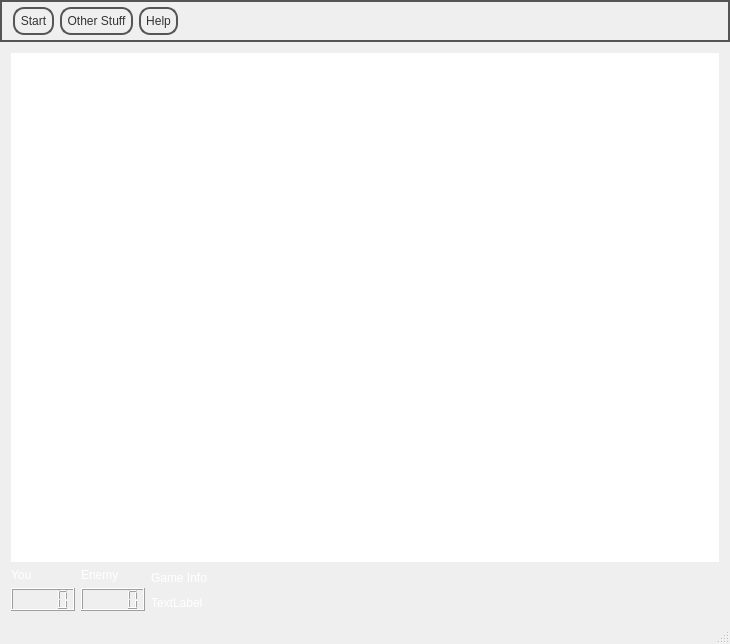
<?xml version="1.0" encoding="UTF-8"?>
<ui version="4.0">
 <class>EpikonMainWindow</class>
 <widget class="QMainWindow" name="EpikonMainWindow">
  <property name="geometry">
   <rect>
    <x>0</x>
    <y>0</y>
    <width>730</width>
    <height>644</height>
   </rect>
  </property>
  <property name="windowTitle">
   <string>EpikonMainWindow</string>
  </property>
  <property name="styleSheet">
   <string notr="true">#EpikonMainWindow { 
border: none;
background: qlineargradient(x1: 0, y1: 0, x2: 0, y2: 1,
stop: 0 #a6a6a6, stop: 0.08 #7f7f7f,
stop: 0.39999 #717171, stop: 0.4 #626262,
stop: 0.9 #4c4c4c, stop: 1 #333333);
}

#EpikonMainWindow QGraphicsView { 
border: none;
}
 
#EpikonMainWindow QLabel {
color:white;
}
#QMessageBox::aboutQt QLabel{
color: black;
}
#EpikonMainWindow QPushButton {
color: #333;
border: 2px solid #555;
border-radius: 11px;
padding: 5px;
background: qradialgradient(cx: 0.3, cy: -0.4,
fx: 0.3, fy: -0.4,
radius: 1.35, stop: 0 #fff, stop: 1 #888);
min-width: 10px;
}
#EpikonMainWindow QPushButton:hover {
background: qradialgradient(cx: 0.3, cy: -0.4,
fx: 0.3, fy: -0.4,
radius: 1.35, stop: 0 #fff, stop: 1 #bbb);
}
#EpikonMainWindow QPushButton:pressed {
background: qradialgradient(cx: 0.4, cy: -0.1,
fx: 0.4, fy: -0.1,
radius: 1.35, stop: 0 #fff, stop: 1 #ddd);
}

#EpikonMainWindow QMenuBar {
color: white;
border: 2px solid #555;
padding: 5px;
background: qlineargradient(x1: 0, y1: 0, x2: 0, y2: 1,
stop: 0 #a6a6a6, stop: 0.08 #7f7f7f,
stop: 0.39999 #717171, stop: 0.4 #626262,
stop: 0.9 #4c4c4c, stop: 1 #333333);
}

#EpikonMainWindow QMenu {
color: white;
border: 2px solid #555;
padding: 5px;
background: qlineargradient(x1: 0, y1: 0, x2: 0, y2: 1,
stop: 0 #a6a6a6, stop: 0.08 #7f7f7f,
stop: 0.39999 #717171, stop: 0.4 #626262,
stop: 0.9 #4c4c4c, stop: 1 #333333);
}

#EpikonMainWindow QMenuBar::item {
color: #333;
border: 2px solid #555;
border-radius: 11px;
padding: 5px;
background: qradialgradient(cx: 0.3, cy: -0.4,
fx: 0.3, fy: -0.4,
radius: 1.35, stop: 0 #fff, stop: 1 #888);
min-width: 10px;
}
</string>
  </property>
  <widget class="QWidget" name="centralWidget">
   <layout class="QVBoxLayout" name="verticalLayout">
    <item>
     <widget class="QGraphicsView" name="gameView">
      <property name="dragMode">
       <enum>QGraphicsView::RubberBandDrag</enum>
      </property>
     </widget>
    </item>
    <item>
     <layout class="QHBoxLayout" name="horizontalLayout">
      <item>
       <layout class="QGridLayout" name="gridLayout">
        <item row="0" column="0">
         <widget class="QLabel" name="l_you">
          <property name="text">
           <string>You</string>
          </property>
         </widget>
        </item>
        <item row="0" column="1">
         <widget class="QLabel" name="l_enemy">
          <property name="text">
           <string>Enemy</string>
          </property>
         </widget>
        </item>
        <item row="1" column="0">
         <widget class="QLCDNumber" name="lcd_you"/>
        </item>
        <item row="1" column="1">
         <widget class="QLCDNumber" name="lcd_enemy"/>
        </item>
       </layout>
      </item>
      <item>
       <layout class="QGridLayout" name="gridLayout_2">
        <item row="0" column="0">
         <widget class="QLabel" name="l_gameinfo">
          <property name="text">
           <string>Game Info</string>
          </property>
         </widget>
        </item>
        <item row="0" column="1">
         <spacer name="horizontalSpacer">
          <property name="orientation">
           <enum>Qt::Horizontal</enum>
          </property>
          <property name="sizeHint" stdset="0">
           <size>
            <width>40</width>
            <height>20</height>
           </size>
          </property>
         </spacer>
        </item>
        <item row="1" column="0" colspan="2">
         <widget class="QLabel" name="l_displaygameinfo">
          <property name="text">
           <string>TextLabel</string>
          </property>
         </widget>
        </item>
       </layout>
      </item>
     </layout>
    </item>
   </layout>
  </widget>
  <widget class="QMenuBar" name="menuBar">
   <property name="geometry">
    <rect>
     <x>0</x>
     <y>0</y>
     <width>730</width>
     <height>44</height>
    </rect>
   </property>
   <widget class="QMenu" name="menuStart">
    <property name="title">
     <string>Start</string>
    </property>
    <addaction name="actionNew_Game"/>
    <addaction name="separator"/>
    <addaction name="actionConnectToServer"/>
    <addaction name="actionNewNetGame"/>
    <addaction name="separator"/>
    <addaction name="actionAllow_Others_to_Connect_to_me"/>
   </widget>
   <widget class="QMenu" name="menuOther_Stuff">
    <property name="title">
     <string>Other Stuff</string>
    </property>
    <addaction name="actionPreferences"/>
    <addaction name="separator"/>
    <addaction name="actionExit"/>
   </widget>
   <widget class="QMenu" name="menuHelp">
    <property name="title">
     <string>Help</string>
    </property>
    <addaction name="actionAbout_Epikon"/>
    <addaction name="actionAbout_Qt"/>
   </widget>
   <addaction name="menuStart"/>
   <addaction name="menuOther_Stuff"/>
   <addaction name="menuHelp"/>
  </widget>
  <widget class="QStatusBar" name="statusBar"/>
  <action name="actionNew_Game">
   <property name="text">
    <string>New Game</string>
   </property>
  </action>
  <action name="actionConnectToServer">
   <property name="text">
    <string>Connect To Server</string>
   </property>
  </action>
  <action name="actionNewNetGame">
   <property name="text">
    <string>New Net Game</string>
   </property>
  </action>
  <action name="actionAbout_Epikon">
   <property name="text">
    <string>About Epikon</string>
   </property>
  </action>
  <action name="actionAbout_Qt">
   <property name="text">
    <string>About Qt</string>
   </property>
  </action>
  <action name="actionPreferences">
   <property name="text">
    <string>Preferences</string>
   </property>
  </action>
  <action name="actionExit">
   <property name="text">
    <string>Exit</string>
   </property>
  </action>
  <action name="actionAllow_Others_to_Connect_to_me">
   <property name="checkable">
    <bool>true</bool>
   </property>
   <property name="text">
    <string>Allow others to connect to me</string>
   </property>
  </action>
 </widget>
 <layoutdefault spacing="6" margin="11"/>
 <resources/>
 <connections/>
</ui>
